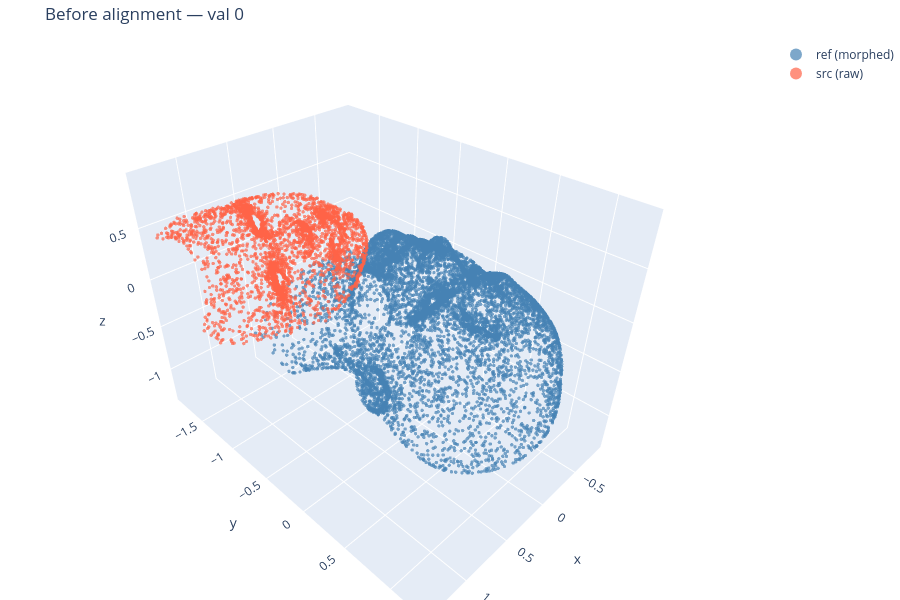
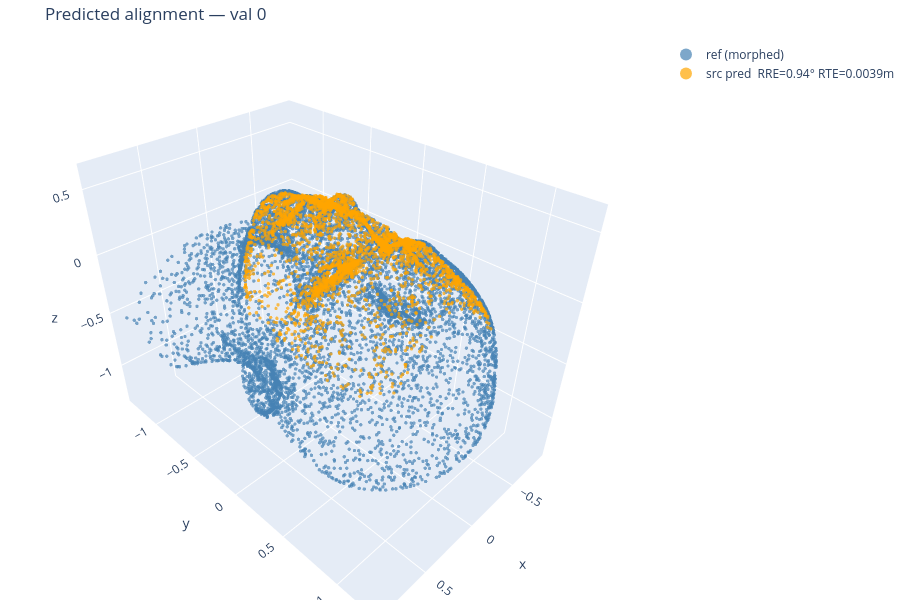
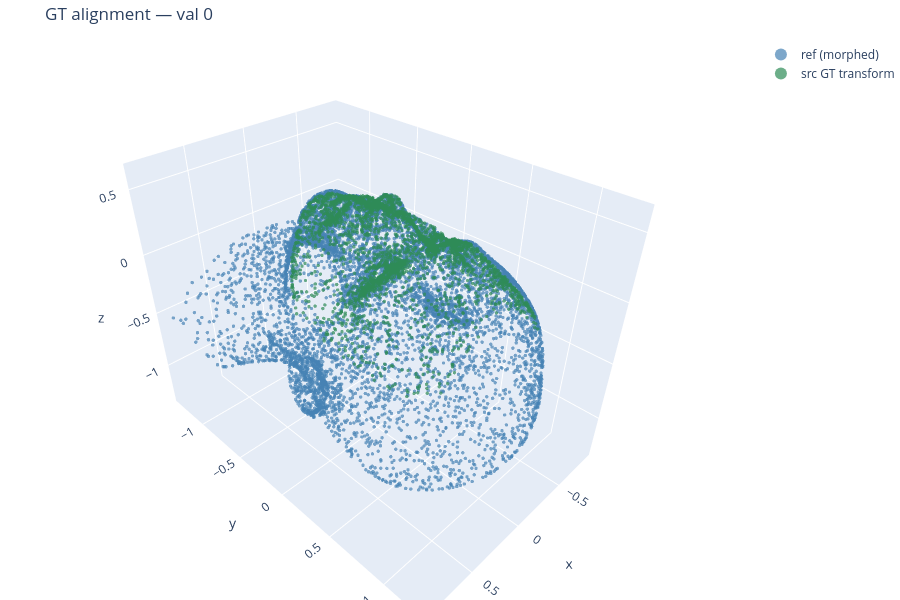

Write notebook code for charts like these, in order.
### Code cell
# ── Registration visualization ────────────────────────────────────────────────
ref_pts      = output_dict['ref_points']           # morphed ref
src_pts      = output_dict['src_points']           # raw src (model-level, stage-0)
est_tf       = output_dict['estimated_transform']
gt_tf        = data_dict['transform']
src_pred_aln = apply_transform(src_pts, est_tf)
src_gt_aln   = apply_transform(src_pts, gt_tf)

rre = eval_dict['RRE'].item()
rte = eval_dict['RTE'].item()

show_pcd(
    [pcd_trace(ref_pts, 'steelblue', 'ref (morphed)'),
     pcd_trace(src_pts, 'tomato',    'src (raw)')],
    f'Before alignment — val {VAL_IDX}',
)
show_pcd(
    [pcd_trace(ref_pts,      'steelblue', 'ref (morphed)'),
     pcd_trace(src_pred_aln, 'orange',    f'src pred  RRE={rre:.2f}° RTE={rte:.4f}m')],
    f'Predicted alignment — val {VAL_IDX}',
)
show_pcd(
    [pcd_trace(ref_pts,    'steelblue', 'ref (morphed)'),
     pcd_trace(src_gt_aln, 'seagreen',  'src GT transform')],
    f'GT alignment — val {VAL_IDX}',
)

### Figure 1 — Plotly figure (JSON) as saved in the notebook; plotly's stock layout.template omitted (floating-point values rounded to 4 significant figures; data arrays with more than 128 entries replaced by an {"elided": "..."} marker saying what was removed)
{"data": [{"marker": {"color": "steelblue", "opacity": 0.7, "size": 2}, "mode": "markers", "name": "ref (morphed)", "type": "scatter3d", "x": {"elided": "10788 float values"}, "y": {"elided": "10788 float values"}, "z": {"elided": "10788 float values"}}, {"marker": {"color": "tomato", "opacity": 0.7, "size": 2}, "mode": "markers", "name": "src (raw)", "type": "scatter3d", "x": {"elided": "3561 float values"}, "y": {"elided": "3561 float values"}, "z": {"elided": "3561 float values"}}], "layout": {"height": 600, "legend": {"itemsizing": "constant"}, "margin": {"b": 0, "l": 0, "r": 0, "t": 40}, "scene": {"aspectmode": "data"}, "title": {"text": "Before alignment — val 0"}}}

### Figure 2 — Plotly figure (JSON) as saved in the notebook; plotly's stock layout.template omitted (floating-point values rounded to 4 significant figures; data arrays with more than 128 entries replaced by an {"elided": "..."} marker saying what was removed)
{"data": [{"marker": {"color": "steelblue", "opacity": 0.7, "size": 2}, "mode": "markers", "name": "ref (morphed)", "type": "scatter3d", "x": {"elided": "10788 float values"}, "y": {"elided": "10788 float values"}, "z": {"elided": "10788 float values"}}, {"marker": {"color": "orange", "opacity": 0.7, "size": 2}, "mode": "markers", "name": "src pred  RRE=0.94° RTE=0.0039m", "type": "scatter3d", "x": {"elided": "3561 float values"}, "y": {"elided": "3561 float values"}, "z": {"elided": "3561 float values"}}], "layout": {"height": 600, "legend": {"itemsizing": "constant"}, "margin": {"b": 0, "l": 0, "r": 0, "t": 40}, "scene": {"aspectmode": "data"}, "title": {"text": "Predicted alignment — val 0"}}}

### Figure 3 — Plotly figure (JSON) as saved in the notebook; plotly's stock layout.template omitted (floating-point values rounded to 4 significant figures; data arrays with more than 128 entries replaced by an {"elided": "..."} marker saying what was removed)
{"data": [{"marker": {"color": "steelblue", "opacity": 0.7, "size": 2}, "mode": "markers", "name": "ref (morphed)", "type": "scatter3d", "x": {"elided": "10788 float values"}, "y": {"elided": "10788 float values"}, "z": {"elided": "10788 float values"}}, {"marker": {"color": "seagreen", "opacity": 0.7, "size": 2}, "mode": "markers", "name": "src GT transform", "type": "scatter3d", "x": {"elided": "3561 float values"}, "y": {"elided": "3561 float values"}, "z": {"elided": "3561 float values"}}], "layout": {"height": 600, "legend": {"itemsizing": "constant"}, "margin": {"b": 0, "l": 0, "r": 0, "t": 40}, "scene": {"aspectmode": "data"}, "title": {"text": "GT alignment — val 0"}}}
